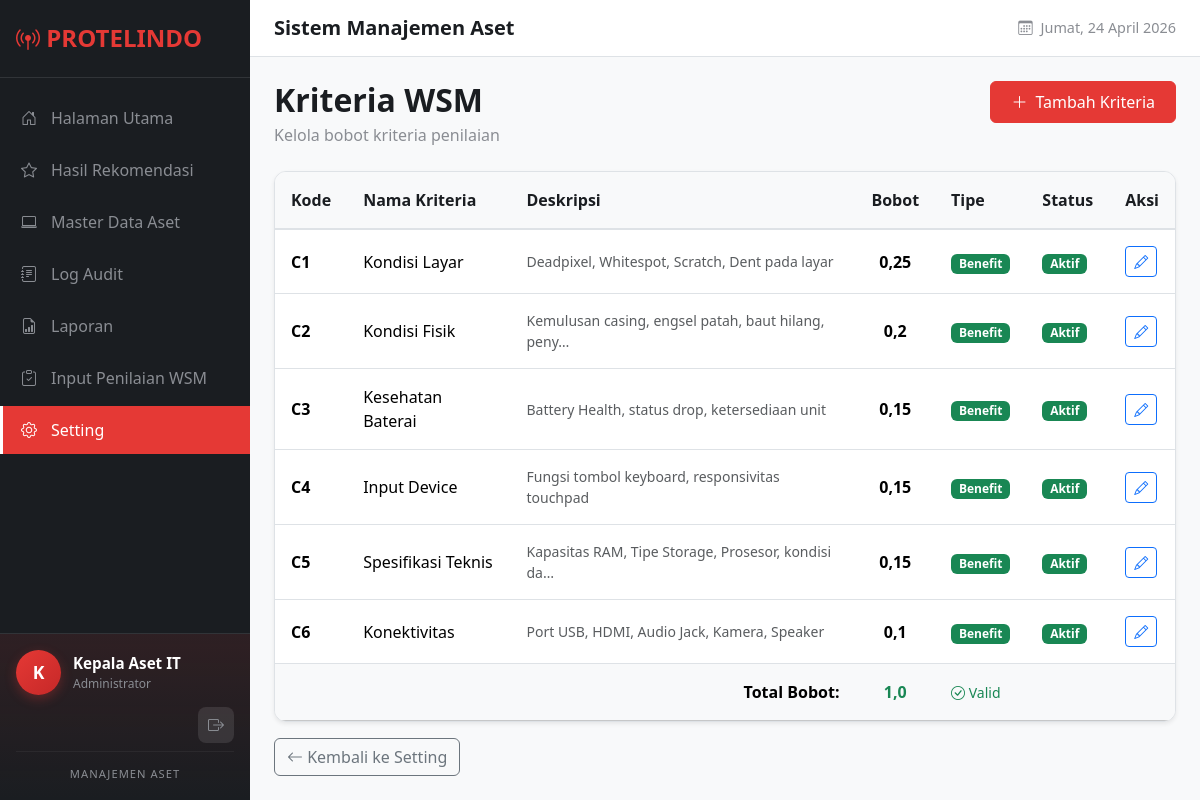
The page /inventory/settings/criteria/ (signed in) on the database its author committed.
### core/models.py (models this page shows, shortened)
class User(AbstractUser):
    ROLE_CHOICES = [
        ('admin', 'Administrator'),
        ('staff', 'Staff'),
    ]
    role = models.CharField(
        max_length=10,
        choices=ROLE_CHOICES,
        default='staff',
        verbose_name='Role'
    )
    class Meta:
        verbose_name = 'Pengguna'
        verbose_name_plural = 'Pengguna'

### inventory/models.py (models this page shows, shortened)
class WSMCriteria(models.Model):
    ATTRIBUTE_TYPE_CHOICES = [
        ('benefit', 'Benefit'),  # Semakin tinggi semakin baik
        ('cost', 'Cost'),        # Semakin rendah semakin baik
    ]
    code = models.CharField(max_length=10, unique=True, verbose_name='Kode')
    name = models.CharField(max_length=100, verbose_name='Nama Kriteria')
    description = models.TextField(blank=True, verbose_name='Deskripsi')
    weight = models.FloatField(
        validators=[MinValueValidator(0.0), MaxValueValidator(1.0)],
        verbose_name='Bobot'
    )
    attribute_type = models.CharField(
        max_length=10,
        choices=ATTRIBUTE_TYPE_CHOICES,
        default='benefit',
        verbose_name='Tipe Atribut'
    )
    is_active = models.BooleanField(default=True, verbose_name='Aktif')
    class Meta:
        verbose_name = 'Kriteria WSM'
        verbose_name_plural = 'Kriteria WSM'
        ordering = ['code']

### inventory/views.py (the view)
# urls.py: path('settings/criteria/', views.criteria_list, name='criteria_list'),
@login_required
def criteria_list(request):
    criteria = WSMCriteria.objects.all()
    total_weight = sum(c.weight for c in criteria)
    context = {
        'criteria': criteria,
        'total_weight': total_weight,
    }
    return render(request, 'inventory/criteria_list.html', context)

### inventory/templates/inventory/criteria_list.html (shortened to what this page needs)
{% extends 'base.html' %}
{% block content %}
<div class="page-header d-flex justify-content-between align-items-start">
    <div>
        <h2>Kriteria WSM</h2>
        <p>Kelola bobot kriteria penilaian</p>
    </div>
    <a href="{% url 'inventory:criteria_create' %}" class="btn btn-add">
        <i class="bi bi-plus-lg"></i> Tambah Kriteria
    </a>
</div>
<div class="data-table">
    <table class="table table-hover mb-0">
        <thead>
            <tr>
                <th>Kode</th>
                <th>Nama Kriteria</th>
                <th>Deskripsi</th>
                <th class="text-center">Bobot</th>
                <th>Tipe</th>
                <th>Status</th>
                <th>Aksi</th>
            </tr>
        </thead>
        <tbody>
            {% for c in criteria %}
            <tr>
                <td class="fw-semibold">{{ c.code }}</td>
                <td>{{ c.name }}</td>
                <td class="small text-muted">{{ c.description|truncatechars:50 }}</td>
                <td class="text-center fw-bold">{{ c.weight }}</td>
                <td>
                    {% if c.attribute_type == 'benefit' %}
                    <span class="badge bg-success">Benefit</span>
                    {% else %}
                    <span class="badge bg-warning text-dark">Cost</span>
                    {% endif %}
                </td>
                <td>
                    {% if c.is_active %}
                    <span class="badge bg-success">Aktif</span>
                    {% else %}
                    <span class="badge bg-secondary">Nonaktif</span>
                    {% endif %}
                </td>
                <td>
                    <a href="{% url 'inventory:criteria_edit' c.pk %}" class="btn btn-sm btn-outline-primary">
                        <i class="bi bi-pencil"></i>
                    </a>
                </td>
            </tr>
            {% empty %}
            <tr>
                <td colspan="7" class="text-center text-muted py-4">
                    Belum ada kriteria. <a href="{% url 'inventory:criteria_create' %}">Tambah kriteria baru</a>
                </td>
            </tr>
            {% endfor %}
        </tbody>
        {% if criteria %}
        <tfoot>
            <tr class="table-light">
                <td colspan="3" class="text-end fw-bold">Total Bobot:</td>
                <td
                    class="text-center fw-bold {% if total_weight != 1.0 %}text-danger{% else %}text-success{% endif %}">
                    {{ total_weight }}
                </td>
                <td colspan="3">
                    {% if total_weight != 1.0 %}
                    <small class="text-danger"><i class="bi bi-exclamation-triangle"></i> Total bobot harus =
                        1.00</small>
                    {% else %}
                    <small class="text-success"><i class="bi bi-check-circle"></i> Valid</small>
                    {% endif %}
                </td>
            </tr>
        </tfoot>
        {% endif %}
    </table>
</div>
<div class="mt-3">
    <a href="{% url 'inventory:settings' %}" class="btn btn-outline-secondary">
        <i class="bi bi-arrow-left"></i> Kembali ke Setting
    </a>
</div>
{% endblock %}

### templates/base.html (shortened to what this page needs)
{% load static %}
<!DOCTYPE html>
<html lang="id">
<head>
    <link href="https://cdn.jsdelivr.net/npm/bootstrap@5.3.2/dist/css/bootstrap.min.css" rel="stylesheet">
    <link href="https://cdn.jsdelivr.net/npm/bootstrap-icons@1.11.1/font/bootstrap-icons.css" rel="stylesheet">
    <link href="{% static 'css/style.css' %}" rel="stylesheet">
</head>
<body>
    {% if user.is_authenticated %}
    <nav class="sidebar">
        <div class="sidebar-brand">
            <h4><i class="bi bi-broadcast-pin"></i> PROTELINDO</h4>
        </div>
        <ul class="sidebar-nav nav flex-column">
            <li class="nav-item">
                <a href="{% url 'dashboard' %}"
                    class="nav-link {% if request.resolver_match.url_name == 'dashboard' %}active{% endif %}">
                    <i class="bi bi-house-door"></i>
                    Halaman Utama
                </a>
            </li>
            <li class="nav-item">
                <a href="{% url 'inventory:grading_results' %}"
                    class="nav-link {% if request.resolver_match.url_name == 'grading_results' %}active{% endif %}">
                    <i class="bi bi-star"></i>
                    Hasil Rekomendasi
                </a>
            </li>
            <li class="nav-item">
                <a href="{% url 'inventory:laptop_list' %}"
                    class="nav-link {% if 'laptop' in request.resolver_match.url_name %}active{% endif %}">
                    <i class="bi bi-laptop"></i>
                    Master Data Aset
                </a>
            </li>
            <li class="nav-item">
                <a href="{% url 'inventory:audit_log' %}"
                    class="nav-link {% if request.resolver_match.url_name == 'audit_log' %}active{% endif %}">
                    <i class="bi bi-journal-text"></i>
                    Log Audit
                </a>
            </li>
            <li class="nav-item">
                <a href="{% url 'reports:report_list' %}"
                    class="nav-link {% if 'report' in request.resolver_match.url_name %}active{% endif %}">
                    <i class="bi bi-file-earmark-bar-graph"></i>
                    Laporan
                </a>
            </li>
            <li class="nav-item">
                <a href="{% url 'inventory:assessment_input' %}"
                    class="nav-link {% if 'assessment' in request.resolver_match.url_name %}active{% endif %}">
                    <i class="bi bi-clipboard-check"></i>
                    Input Penilaian WSM
                </a>
            </li>
            <li class="nav-item">
                <a href="{% url 'inventory:settings' %}"
                    class="nav-link {% if request.resolver_match.url_name == 'settings' or 'criteria' in request.resolver_match.url_name %}active{% endif %}">
                    <i class="bi bi-gear"></i>
                    Setting
                </a>
            </li>
        </ul>
        <div class="sidebar-profile">
            <div class="sidebar-profile-info">
                <div class="sidebar-avatar">
                    {{ user.first_name|default:user.username|slice:":1"|upper }}
                </div>
                <div class="sidebar-user-details">
                    <div class="sidebar-username">{{ user.first_name|default:user.username }}</div>
                    <div class="sidebar-role">{{ user.get_role_display }}</div>
                </div>
            </div>
            <div class="sidebar-profile-actions">
                <a href="{% url 'logout' %}" class="btn-logout" title="Keluar">
                    <i class="bi bi-box-arrow-right"></i>
                </a>
            </div>
            <div class="sidebar-brand-text">
                <small>Manajemen Aset</small>
            </div>
        </div>
    </nav>
    <main class="main-content">
        <header class="top-header">
            <div class="page-title-header">
                <h5 class="mb-0">{% block page_header %}Sistem Manajemen Aset{% endblock %}</h5>
            </div>
            <div class="header-date">
                <i class="bi bi-calendar3 me-2"></i>
                <span id="current-date"></span>
            </div>
        </header>
        <div class="content-area">
            {% block content %}{% endblock %}
        </div>
    </main>
    {% else %}
    {% block anonymous_content %}{% endblock %}
    {% endif %}
</body>
</html>

### static/css/style.css (style rules this page uses)
:root { --primary-color: #E53935; --primary-dark: #C62828; --primary-light: #FF6F60; --sidebar-bg: #1a1d21; --sidebar-hover: #2d3035; --sidebar-active: #E53935; --text-light: #ffffff; --text-muted: #8a8d93; --border-color: #dee2e6; --card-shadow: 0 0.125rem 0.25rem rgba(0, 0, 0, 0.075); --shadow-lg: 0 10px 40px rgba(0, 0, 0, 0.15); }
.sidebar { position: fixed; top: 0; left: 0; width: 250px; height: 100vh; background-color: var(--sidebar-bg); z-index: 1000; overflow-y: auto; display: flex; flex-direction: column; }
.sidebar-brand { padding: 1.5rem 1rem; border-bottom: 1px solid rgba(255, 255, 255, 0.1); }
.sidebar-brand h4 { color: var(--primary-color); font-weight: 700; margin-bottom: 0; }
.sidebar-nav { padding: 1rem 0; flex: 1; }
.sidebar-nav .nav-item { margin-bottom: 0.25rem; }
.sidebar-nav .nav-link { display: flex; align-items: center; padding: 0.75rem 1rem; color: var(--text-muted); text-decoration: none; transition: all 0.2s ease; border-left: 3px solid transparent; }
.sidebar-nav .nav-link.active { background-color: var(--sidebar-active); color: var(--text-light); border-left-color: var(--text-light); }
.sidebar-nav .nav-link i { width: 20px; margin-right: 0.75rem; text-align: center; }
.sidebar-profile { padding: 1rem; border-top: 1px solid rgba(255, 255, 255, 0.1); background: linear-gradient(180deg, rgba(229, 57, 53, 0.1) 0%, transparent 100%); }
.sidebar-profile-info { display: flex; align-items: center; gap: 0.75rem; margin-bottom: 0.75rem; }
.sidebar-avatar { width: 45px; height: 45px; border-radius: 50%; background: linear-gradient(135deg, var(--primary-color) 0%, var(--primary-dark) 100%); color: white; display: flex; align-items: center; justify-content: center; font-weight: 700; font-size: 1.1rem; box-shadow: 0 4px 12px rgba(229, 57, 53, 0.3); }
.sidebar-user-details { flex: 1; min-width: 0; }
.sidebar-username { color: var(--text-light); font-weight: 600; font-size: 0.95rem; white-space: nowrap; overflow: hidden; text-overflow: ellipsis; }
.sidebar-role { color: var(--text-muted); font-size: 0.75rem; }
.sidebar-profile-actions { display: flex; justify-content: flex-end; margin-bottom: 0.5rem; }
.btn-logout { display: flex; align-items: center; justify-content: center; width: 36px; height: 36px; border-radius: 8px; background: rgba(255, 255, 255, 0.1); color: var(--text-muted); text-decoration: none; transition: all 0.2s ease; }
.sidebar-brand-text { text-align: center; padding-top: 0.5rem; border-top: 1px solid rgba(255, 255, 255, 0.05); }
.sidebar-brand-text small { color: var(--text-muted); font-size: 0.7rem; text-transform: uppercase; letter-spacing: 1px; }
.main-content { margin-left: 250px; min-height: 100vh; background-color: #f8f9fa; }
.top-header { background-color: #ffffff; padding: 1rem 1.5rem; border-bottom: 1px solid var(--border-color); display: flex; justify-content: space-between; align-items: center; }
.page-title-header h5 { color: var(--sidebar-bg); font-weight: 600; }
.header-date { color: var(--text-muted); font-size: 0.9rem; display: flex; align-items: center; }
.content-area { padding: 1.5rem; }
.page-header { margin-bottom: 1.5rem; }
.page-header h2 { font-weight: 600; color: var(--sidebar-bg); margin-bottom: 0.25rem; }
.page-header p { color: var(--text-muted); margin-bottom: 0; }
.data-table { background: #fff; border-radius: 0.75rem; box-shadow: var(--card-shadow); border: 1px solid var(--border-color); overflow: hidden; }
.data-table .table { margin-bottom: 0; }
.data-table .table th { background-color: #f8f9fa; font-weight: 600; color: var(--sidebar-bg); border-bottom: 2px solid var(--border-color); padding: 1rem; }
.data-table .table td { padding: 1rem; vertical-align: middle; }
.data-table .table tbody tr { transition: background-color 0.15s ease; }
.btn-add { background-color: var(--primary-color); border-color: var(--primary-color); color: #fff; padding: 0.5rem 1.25rem; border-radius: 0.375rem; display: inline-flex; align-items: center; gap: 0.5rem; }

### rows shown on the page
User: first_name "K", first_name "Kepala Aset IT", role "Administrator"
WSMCriteria: code "C1", name "Kondisi Layar", description "Deadpixel, Whitespot, Scratch, Dent pada layar", weight "0,25", attribute_type "Benefit", is_active "Aktif"
WSMCriteria: code "C2", name "Kondisi Fisik", description "Kemulusan casing, engsel patah, baut hilang, peny…", weight "0,2", attribute_type "Benefit", is_active "Aktif"
WSMCriteria: code "C3", name "Kesehatan Baterai", description "Battery Health, status drop, ketersediaan unit", weight "0,15", attribute_type "Benefit", is_active "Aktif"
WSMCriteria: code "C4", name "Input Device", description "Fungsi tombol keyboard, responsivitas touchpad", weight "0,15", attribute_type "Benefit", is_active "Aktif"
WSMCriteria: code "C5", name "Spesifikasi Teknis", description "Kapasitas RAM, Tipe Storage, Prosesor, kondisi da…", weight "0,15", attribute_type "Benefit", is_active "Aktif"
WSMCriteria: code "C6", name "Konektivitas", description "Port USB, HDMI, Audio Jack, Kamera, Speaker", weight "0,1", attribute_type "Benefit", is_active "Aktif"

### other values the page prints
{{ total_weight }} "1,0"
